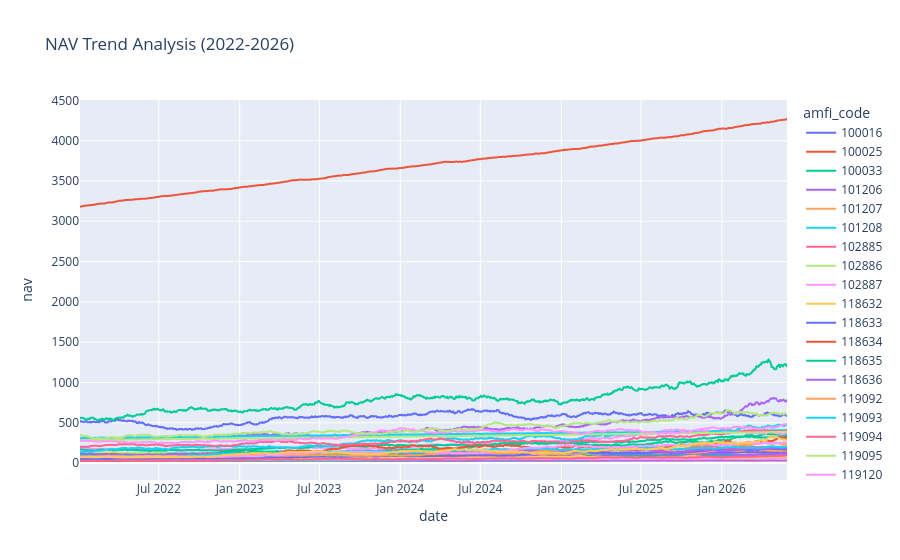

Here is the notebook cell this chart was saved with:
### Markdown cell above
Mutual fund schemes showed a consistent NAV growth trend between 2022 and 2025.

### Code cell
nav = pd.read_csv("../data/processed/nav_history_clean.csv")


fig = px.line(
    nav,
    x="date",
    y="nav",
    color="amfi_code",
    title="NAV Trend Analysis (2022-2026)"
)

fig.show()

### Figure 1 — Plotly figure (JSON) as saved in the notebook; plotly's stock layout.template omitted (floating-point values rounded to 4 significant figures; data arrays with more than 128 entries replaced by an {"elided": "..."} marker saying what was removed)
{"data": [{"hovertemplate": "amfi_code=100016<br>date=%{x}<br>nav=%{y}<extra></extra>", "legendgroup": "100016", "line": {"color": "#636efa", "dash": "solid"}, "marker": {"symbol": "circle"}, "mode": "lines", "name": "100016", "showlegend": true, "type": "scattergl", "x": {"elided": "1150 str values"}, "xaxis": "x", "y": {"elided": "1150 float values"}, "yaxis": "y"}, {"hovertemplate": "amfi_code=100025<br>date=%{x}<br>nav=%{y}<extra></extra>", "legendgroup": "100025", "line": {"color": "#EF553B", "dash": "solid"}, "marker": {"symbol": "circle"}, "mode": "lines", "name": "100025", "showlegend": true, "type": "scattergl", "x": {"elided": "1150 str values"}, "xaxis": "x", "y": {"elided": "1150 float values"}, "yaxis": "y"}, {"hovertemplate": "amfi_code=100033<br>date=%{x}<br>nav=%{y}<extra></extra>", "legendgroup": "100033", "line": {"color": "#00cc96", "dash": "solid"}, "marker": {"symbol": "circle"}, "mode": "lines", "name": "100033", "showlegend": true, "type": "scattergl", "x": {"elided": "1150 str values"}, "xaxis": "x", "y": {"elided": "1150 float values"}, "yaxis": "y"}, {"hovertemplate": "amfi_code=101206<br>date=%{x}<br>nav=%{y}<extra></extra>", "legendgroup": "101206", "line": {"color": "#ab63fa", "dash": "solid"}, "marker": {"symbol": "circle"}, "mode": "lines", "name": "101206", "showlegend": true, "type": "scattergl", "x": {"elided": "1150 str values"}, "xaxis": "x", "y": {"elided": "1150 float values"}, "yaxis": "y"}, {"hovertemplate": "amfi_code=101207<br>date=%{x}<br>nav=%{y}<extra></extra>", "legendgroup": "101207", "line": {"color": "#FFA15A", "dash": "solid"}, "marker": {"symbol": "circle"}, "mode": "lines", "name": "101207", "showlegend": true, "type": "scattergl", "x": {"elided": "1150 str values"}, "xaxis": "x", "y": {"elided": "1150 float values"}, "yaxis": "y"}, {"hovertemplate": "amfi_code=101208<br>date=%{x}<br>nav=%{y}<extra></extra>", "legendgroup": "101208", "line": {"color": "#19d3f3", "dash": "solid"}, "marker": {"symbol": "circle"}, "mode": "lines", "name": "101208", "showlegend": true, "type": "scattergl", "x": {"elided": "1150 str values"}, "xaxis": "x", "y": {"elided": "1150 float values"}, "yaxis": "y"}, {"hovertemplate": "amfi_code=102885<br>date=%{x}<br>nav=%{y}<extra></extra>", "legendgroup": "102885", "line": {"color": "#FF6692", "dash": "solid"}, "marker": {"symbol": "circle"}, "mode": "lines", "name": "102885", "showlegend": true, "type": "scattergl", "x": {"elided": "1150 str values"}, "xaxis": "x", "y": {"elided": "1150 float values"}, "yaxis": "y"}, {"hovertemplate": "amfi_code=102886<br>date=%{x}<br>nav=%{y}<extra></extra>", "legendgroup": "102886", "line": {"color": "#B6E880", "dash": "solid"}, "marker": {"symbol": "circle"}, "mode": "lines", "name": "102886", "showlegend": true, "type": "scattergl", "x": {"elided": "1150 str values"}, "xaxis": "x", "y": {"elided": "1150 float values"}, "yaxis": "y"}, {"hovertemplate": "amfi_code=102887<br>date=%{x}<br>nav=%{y}<extra></extra>", "legendgroup": "102887", "line": {"color": "#FF97FF", "dash": "solid"}, "marker": {"symbol": "circle"}, "mode": "lines", "name": "102887", "showlegend": true, "type": "scattergl", "x": {"elided": "1150 str values"}, "xaxis": "x", "y": {"elided": "1150 float values"}, "yaxis": "y"}, {"hovertemplate": "amfi_code=118632<br>date=%{x}<br>nav=%{y}<extra></extra>", "legendgroup": "118632", "line": {"color": "#FECB52", "dash": "solid"}, "marker": {"symbol": "circle"}, "mode": "lines", "name": "118632", "showlegend": true, "type": "scattergl", "x": {"elided": "1150 str values"}, "xaxis": "x", "y": {"elided": "1150 float values"}, "yaxis": "y"}, {"hovertemplate": "amfi_code=118633<br>date=%{x}<br>nav=%{y}<extra></extra>", "legendgroup": "118633", "line": {"color": "#636efa", "dash": "solid"}, "marker": {"symbol": "circle"}, "mode": "lines", "name": "118633", "showlegend": true, "type": "scattergl", "x": {"elided": "1150 str values"}, "xaxis": "x", "y": {"elided": "1150 float values"}, "yaxis": "y"}, {"hovertemplate": "amfi_code=118634<br>date=%{x}<br>nav=%{y}<extra></extra>", "legendgroup": "118634", "line": {"color": "#EF553B", "dash": "solid"}, "marker": {"symbol": "circle"}, "mode": "lines", "name": "118634", "showlegend": true, "type": "scattergl", "x": {"elided": "1150 str values"}, "xaxis": "x", "y": {"elided": "1150 float values"}, "yaxis": "y"}, {"hovertemplate": "amfi_code=118635<br>date=%{x}<br>nav=%{y}<extra></extra>", "legendgroup": "118635", "line": {"color": "#00cc96", "dash": "solid"}, "marker": {"symbol": "circle"}, "mode": "lines", "name": "118635", "showlegend": true, "type": "scattergl", "x": {"elided": "1150 str values"}, "xaxis": "x", "y": {"elided": "1150 float values"}, "yaxis": "y"}, {"hovertemplate": "amfi_code=118636<br>date=%{x}<br>nav=%{y}<extra></extra>", "legendgroup": "118636", "line": {"color": "#ab63fa", "dash": "solid"}, "marker": {"symbol": "circle"}, "mode": "lines", "name": "118636", "showlegend": true, "type": "scattergl", "x": {"elided": "1150 str values"}, "xaxis": "x", "y": {"elided": "1150 float values"}, "yaxis": "y"}, {"hovertemplate": "amfi_code=119092<br>date=%{x}<br>nav=%{y}<extra></extra>", "legendgroup": "119092", "line": {"color": "#FFA15A", "dash": "solid"}, "marker": {"symbol": "circle"}, "mode": "lines", "name": "119092", "showlegend": true, "type": "scattergl", "x": {"elided": "1150 str values"}, "xaxis": "x", "y": {"elided": "1150 float values"}, "yaxis": "y"}, {"hovertemplate": "amfi_code=119093<br>date=%{x}<br>nav=%{y}<extra></extra>", "legendgroup": "119093", "line": {"color": "#19d3f3", "dash": "solid"}, "marker": {"symbol": "circle"}, "mode": "lines", "name": "119093", "showlegend": true, "type": "scattergl", "x": {"elided": "1150 str values"}, "xaxis": "x", "y": {"elided": "1150 float values"}, "yaxis": "y"}, {"hovertemplate": "amfi_code=119094<br>date=%{x}<br>nav=%{y}<extra></extra>", "legendgroup": "119094", "line": {"color": "#FF6692", "dash": "solid"}, "marker": {"symbol": "circle"}, "mode": "lines", "name": "119094", "showlegend": true, "type": "scattergl", "x": {"elided": "1150 str values"}, "xaxis": "x", "y": {"elided": "1150 float values"}, "yaxis": "y"}, {"hovertemplate": "amfi_code=119095<br>date=%{x}<br>nav=%{y}<extra></extra>", "legendgroup": "119095", "line": {"color": "#B6E880", "dash": "solid"}, "marker": {"symbol": "circle"}, "mode": "lines", "name": "119095", "showlegend": true, "type": "scattergl", "x": {"elided": "1150 str values"}, "xaxis": "x", "y": {"elided": "1150 float values"}, "yaxis": "y"}, {"hovertemplate": "amfi_code=119120<br>date=%{x}<br>nav=%{y}<extra></extra>", "legendgroup": "119120", "line": {"color": "#FF97FF", "dash": "solid"}, "marker": {"symbol": "circle"}, "mode": "lines", "name": "119120", "showlegend": true, "type": "scattergl", "x": {"elided": "1150 str values"}, "xaxis": "x", "y": {"elided": "1150 float values"}, "yaxis": "y"}, {"hovertemplate": "amfi_code=119551<br>date=%{x}<br>nav=%{y}<extra></extra>", "legendgroup": "119551", "line": {"color": "#FECB52", "dash": "solid"}, "marker": {"symbol": "circle"}, "mode": "lines", "name": "119551", "showlegend": true, "type": "scattergl", "x": {"elided": "1150 str values"}, "xaxis": "x", "y": {"elided": "1150 float values"}, "yaxis": "y"}, {"hovertemplate": "amfi_code=119552<br>date=%{x}<br>nav=%{y}<extra></extra>", "legendgroup": "119552", "line": {"color": "#636efa", "dash": "solid"}, "marker": {"symbol": "circle"}, "mode": "lines", "name": "119552", "showlegend": true, "type": "scattergl", "x": {"elided": "1150 str values"}, "xaxis": "x", "y": {"elided": "1150 float values"}, "yaxis": "y"}, {"hovertemplate": "amfi_code=119598<br>date=%{x}<br>nav=%{y}<extra></extra>", "legendgroup": "119598", "line": {"color": "#EF553B", "dash": "solid"}, "marker": {"symbol": "circle"}, "mode": "lines", "name": "119598", "showlegend": true, "type": "scattergl", "x": {"elided": "1150 str values"}, "xaxis": "x", "y": {"elided": "1150 float values"}, "yaxis": "y"}, {"hovertemplate": "amfi_code=119599<br>date=%{x}<br>nav=%{y}<extra></extra>", "legendgroup": "119599", "line": {"color": "#00cc96", "dash": "solid"}, "marker": {"symbol": "circle"}, "mode": "lines", "name": "119599", "showlegend": true, "type": "scattergl", "x": {"elided": "1150 str values"}, "xaxis": "x", "y": {"elided": "1150 float values"}, "yaxis": "y"}, {"hovertemplate": "amfi_code=120503<br>date=%{x}<br>nav=%{y}<extra></extra>", "legendgroup": "120503", "line": {"color": "#ab63fa", "dash": "solid"}, "marker": {"symbol": "circle"}, "mode": "lines", "name": "120503", "showlegend": true, "type": "scattergl", "x": {"elided": "1150 str values"}, "xaxis": "x", "y": {"elided": "1150 float values"}, "yaxis": "y"}, {"hovertemplate": "amfi_code=120504<br>date=%{x}<br>nav=%{y}<extra></extra>", "legendgroup": "120504", "line": {"color": "#FFA15A", "dash": "solid"}, "marker": {"symbol": "circle"}, "mode": "lines", "name": "120504", "showlegend": true, "type": "scattergl", "x": {"elided": "1150 str values"}, "xaxis": "x", "y": {"elided": "1150 float values"}, "yaxis": "y"}, {"hovertemplate": "amfi_code=120505<br>date=%{x}<br>nav=%{y}<extra></extra>", "legendgroup": "120505", "line": {"color": "#19d3f3", "dash": "solid"}, "marker": {"symbol": "circle"}, "mode": "lines", "name": "120505", "showlegend": true, "type": "scattergl", "x": {"elided": "1150 str values"}, "xaxis": "x", "y": {"elided": "1150 float values"}, "yaxis": "y"}, {"hovertemplate": "amfi_code=120506<br>date=%{x}<br>nav=%{y}<extra></extra>", "legendgroup": "120506", "line": {"color": "#FF6692", "dash": "solid"}, "marker": {"symbol": "circle"}, "mode": "lines", "name": "120506", "showlegend": true, "type": "scattergl", "x": {"elided": "1150 str values"}, "xaxis": "x", "y": {"elided": "1150 float values"}, "yaxis": "y"}, {"hovertemplate": "amfi_code=120507<br>date=%{x}<br>nav=%{y}<extra></extra>", "legendgroup": "120507", "line": {"color": "#B6E880", "dash": "solid"}, "marker": {"symbol": "circle"}, "mode": "lines", "name": "120507", "showlegend": true, "type": "scattergl", "x": {"elided": "1150 str values"}, "xaxis": "x", "y": {"elided": "1150 float values"}, "yaxis": "y"}, {"hovertemplate": "amfi_code=120841<br>date=%{x}<br>nav=%{y}<extra></extra>", "legendgroup": "120841", "line": {"color": "#FF97FF", "dash": "solid"}, "marker": {"symbol": "circle"}, "mode": "lines", "name": "120841", "showlegend": true, "type": "scattergl", "x": {"elided": "1150 str values"}, "xaxis": "x", "y": {"elided": "1150 float values"}, "yaxis": "y"}, {"hovertemplate": "amfi_code=120842<br>date=%{x}<br>nav=%{y}<extra></extra>", "legendgroup": "120842", "line": {"color": "#FECB52", "dash": "solid"}, "marker": {"symbol": "circle"}, "mode": "lines", "name": "120842", "showlegend": true, "type": "scattergl", "x": {"elided": "1150 str values"}, "xaxis": "x", "y": {"elided": "1150 float values"}, "yaxis": "y"}, {"hovertemplate": "amfi_code=120843<br>date=%{x}<br>nav=%{y}<extra></extra>", "legendgroup": "120843", "line": {"color": "#636efa", "dash": "solid"}, "marker": {"symbol": "circle"}, "mode": "lines", "name": "120843", "showlegend": true, "type": "scattergl", "x": {"elided": "1150 str values"}, "xaxis": "x", "y": {"elided": "1150 float values"}, "yaxis": "y"}, {"hovertemplate": "amfi_code=120844<br>date=%{x}<br>nav=%{y}<extra></extra>", "legendgroup": "120844", "line": {"color": "#EF553B", "dash": "solid"}, "marker": {"symbol": "circle"}, "mode": "lines", "name": "120844", "showlegend": true, "type": "scattergl", "x": {"elided": "1150 str values"}, "xaxis": "x", "y": {"elided": "1150 float values"}, "yaxis": "y"}, {"hovertemplate": "amfi_code=125497<br>date=%{x}<br>nav=%{y}<extra></extra>", "legendgroup": "125497", "line": {"color": "#00cc96", "dash": "solid"}, "marker": {"symbol": "circle"}, "mode": "lines", "name": "125497", "showlegend": true, "type": "scattergl", "x": {"elided": "1150 str values"}, "xaxis": "x", "y": {"elided": "1150 float values"}, "yaxis": "y"}, {"hovertemplate": "amfi_code=125498<br>date=%{x}<br>nav=%{y}<extra></extra>", "legendgroup": "125498", "line": {"color": "#ab63fa", "dash": "solid"}, "marker": {"symbol": "circle"}, "mode": "lines", "name": "125498", "showlegend": true, "type": "scattergl", "x": {"elided": "1150 str values"}, "xaxis": "x", "y": {"elided": "1150 float values"}, "yaxis": "y"}, {"hovertemplate": "amfi_code=148567<br>date=%{x}<br>nav=%{y}<extra></extra>", "legendgroup": "148567", "line": {"color": "#FFA15A", "dash": "solid"}, "marker": {"symbol": "circle"}, "mode": "lines", "name": "148567", "showlegend": true, "type": "scattergl", "x": {"elided": "1150 str values"}, "xaxis": "x", "y": {"elided": "1150 float values"}, "yaxis": "y"}, {"hovertemplate": "amfi_code=148568<br>date=%{x}<br>nav=%{y}<extra></extra>", "legendgroup": "148568", "line": {"color": "#19d3f3", "dash": "solid"}, "marker": {"symbol": "circle"}, "mode": "lines", "name": "148568", "showlegend": true, "type": "scattergl", "x": {"elided": "1150 str values"}, "xaxis": "x", "y": {"elided": "1150 float values"}, "yaxis": "y"}, {"hovertemplate": "amfi_code=148569<br>date=%{x}<br>nav=%{y}<extra></extra>", "legendgroup": "148569", "line": {"color": "#FF6692", "dash": "solid"}, "marker": {"symbol": "circle"}, "mode": "lines", "name": "148569", "showlegend": true, "type": "scattergl", "x": {"elided": "1150 str values"}, "xaxis": "x", "y": {"elided": "1150 float values"}, "yaxis": "y"}, {"hovertemplate": "amfi_code=149322<br>date=%{x}<br>nav=%{y}<extra></extra>", "legendgroup": "149322", "line": {"color": "#B6E880", "dash": "solid"}, "marker": {"symbol": "circle"}, "mode": "lines", "name": "149322", "showlegend": true, "type": "scattergl", "x": {"elided": "1150 str values"}, "xaxis": "x", "y": {"elided": "1150 float values"}, "yaxis": "y"}, {"hovertemplate": "amfi_code=149323<br>date=%{x}<br>nav=%{y}<extra></extra>", "legendgroup": "149323", "line": {"color": "#FF97FF", "dash": "solid"}, "marker": {"symbol": "circle"}, "mode": "lines", "name": "149323", "showlegend": true, "type": "scattergl", "x": {"elided": "1150 str values"}, "xaxis": "x", "y": {"elided": "1150 float values"}, "yaxis": "y"}, {"hovertemplate": "amfi_code=149324<br>date=%{x}<br>nav=%{y}<extra></extra>", "legendgroup": "149324", "line": {"color": "#FECB52", "dash": "solid"}, "marker": {"symbol": "circle"}, "mode": "lines", "name": "149324", "showlegend": true, "type": "scattergl", "x": {"elided": "1150 str values"}, "xaxis": "x", "y": {"elided": "1150 float values"}, "yaxis": "y"}], "layout": {"legend": {"title": {"text": "amfi_code"}, "tracegroupgap": 0}, "title": {"text": "NAV Trend Analysis (2022-2026)"}, "xaxis": {"anchor": "y", "domain": [0, 1], "title": {"text": "date"}}, "yaxis": {"anchor": "x", "domain": [0, 1], "title": {"text": "nav"}}}}
